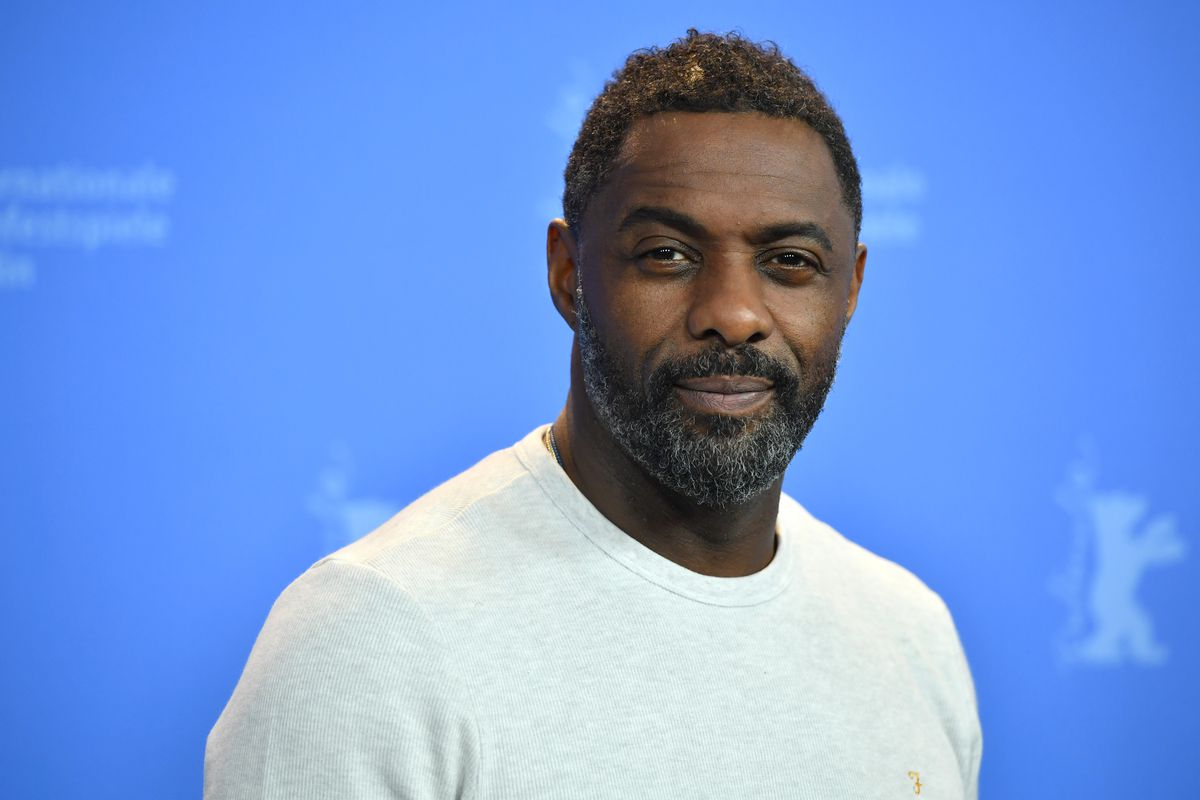
#> input picture WEEK_3/Task2_Face_Detection/images/face_1.jpg, 1200 x 800 px
$ python face_detection.py
#> lines starting #> are read from the running program, lines starting #| are printed output that depends on the picture; after the words box and inside, x2 and y2 are one past the last pixel; in counts of white or black regions, pixels touching at a corner belong together
import numpy as np
import cv2
import matplotlib.pyplot as plt

# Read an image
img = cv2.imread('images/face_1.jpg')
#> img is the input picture: shape (800, 1200, 3); mean B, G, R 218.3, 154.1, 117.3

# Convert the image into grayscale
img_gray = cv2.cvtColor(img, cv2.COLOR_BGR2GRAY)
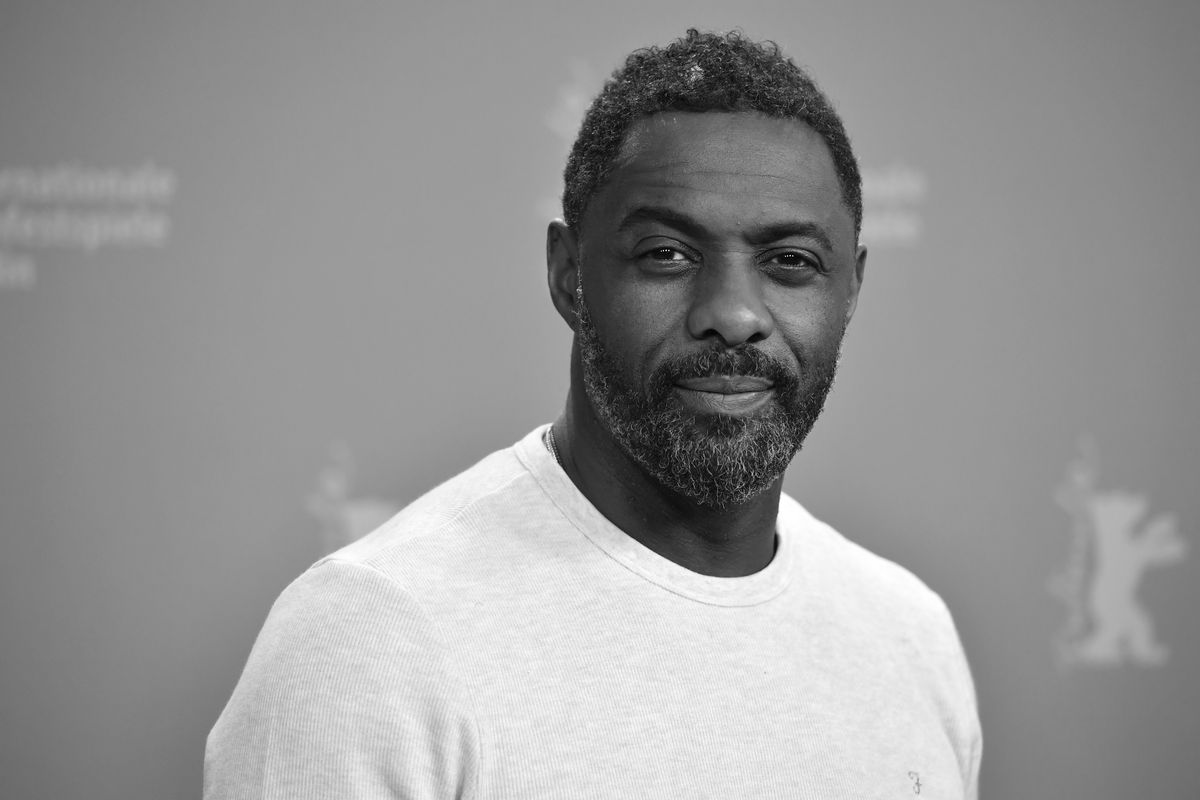
#> img_gray: shape (800, 1200); min 0, max 255, mean 150.4


cascade = cv2.CascadeClassifier('haarcascade_frontalface_default.xml')


# Detect the faces in the image
faces = cascade.detectMultiScale(img_gray, 1.1, 4)
#> faces = [[567, 125, 336, 336]]


# Draw rectangles around the faces
for (x, y, w, h) in faces:
	cv2.rectangle(img, (x, y), (x+w, y+h), (159, 35, 132), 4)
#> this loop made 1 pass
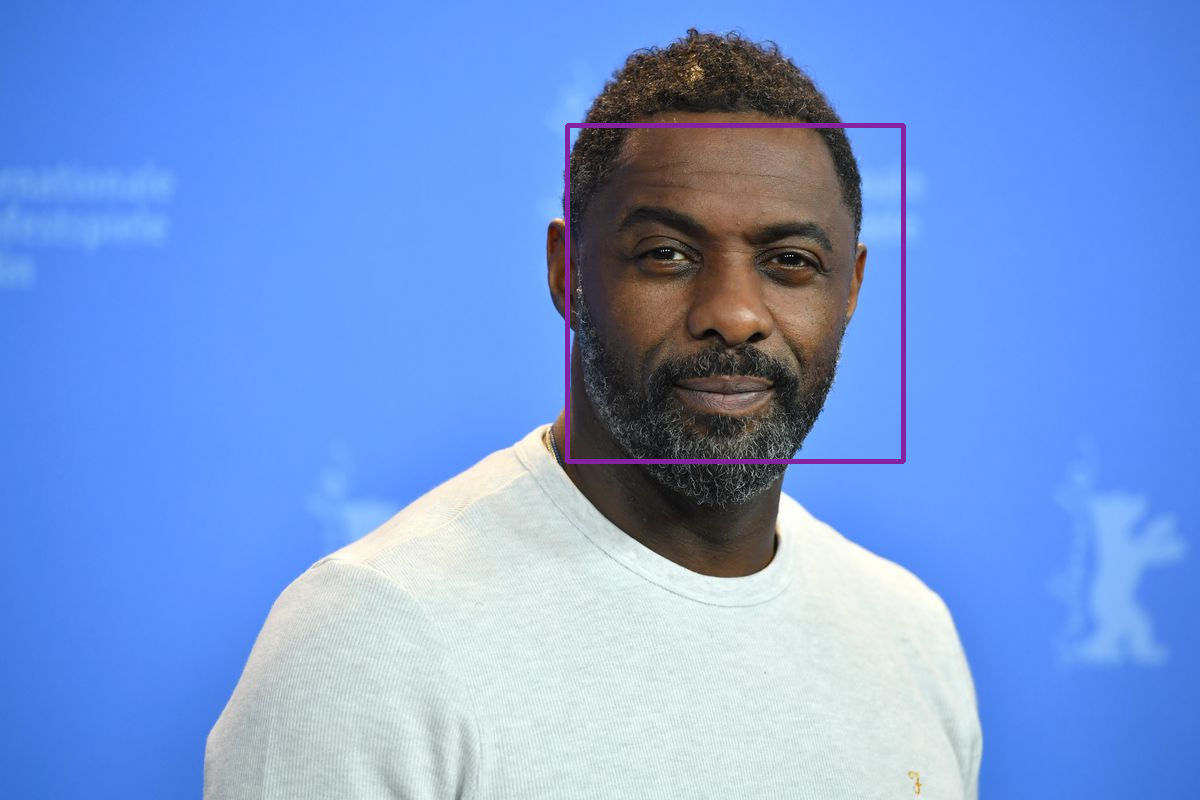
#> img: shape (800, 1200, 3); 0.7% of pixels changed, all inside (x1, y1, x2, y2) = (565, 123, 906, 464)


# Display the image with rectangles
cv2.imshow('Face_Detection', img)
cv2.waitKey(0)

$ run again, with WEEK_3/Task2_Face_Detection/images/face_2.jpg copied over WEEK_3/Task2_Face_Detection/images/face_1.jpg
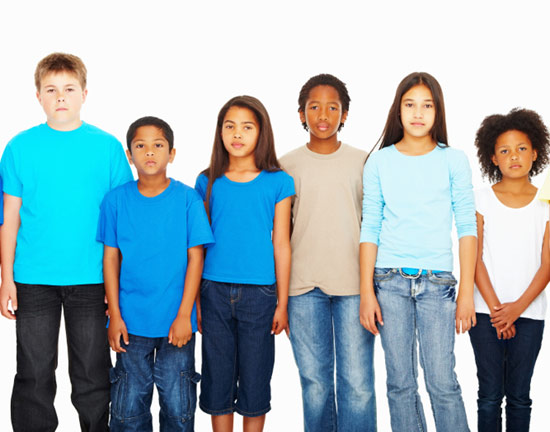
#> input picture WEEK_3/Task2_Face_Detection/images/face_2.jpg, 550 x 432 px
#> img is the input picture: shape (432, 550, 3); mean B, G, R 182.3, 175, 152.4
#> `img_gray = cv2.cvtColor(img, cv2.COLOR_BGR2GRAY)`:
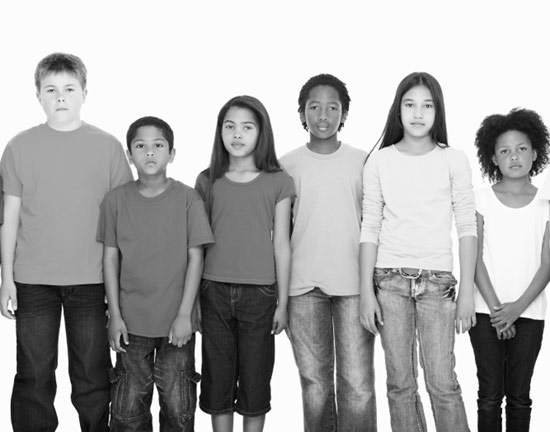
#> img_gray: shape (432, 550); min 0, max 255, mean 169.1
#> faces = [[32, 68, 56, 56], [126, 127, 48, 48], [393, 87, 50, 50], [214, 108, 50, 50], [489, 132, 50, 50], [298, 88, 52, 52]]
#> the loop `for (x, y, w, h) in faces:` made 6 passes
#> after the loop `for (x, y, w, h) in faces:`:
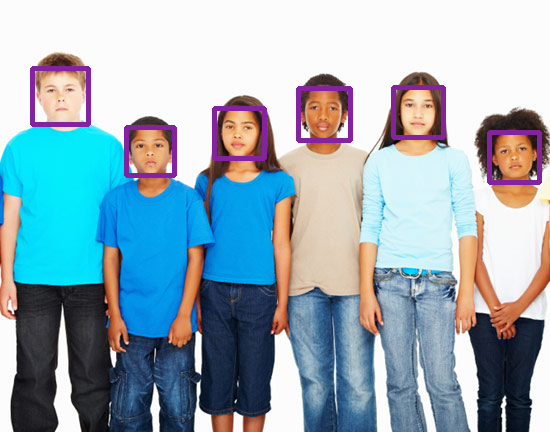
#> img: shape (432, 550, 3); 2.55% of pixels changed, all inside (x1, y1, x2, y2) = (30, 66, 542, 185)
